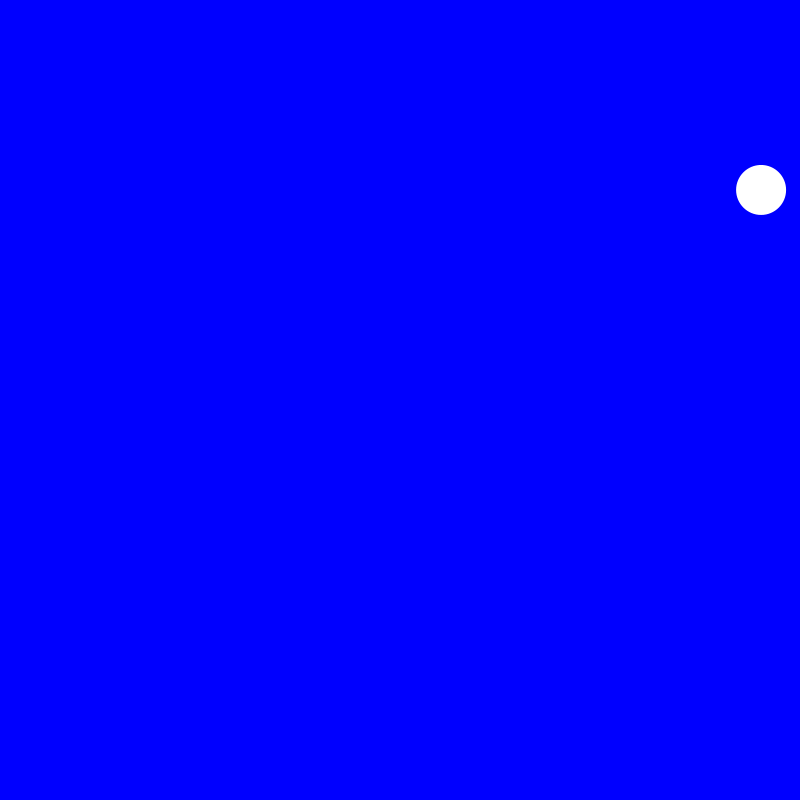
Frame 1 (no input)
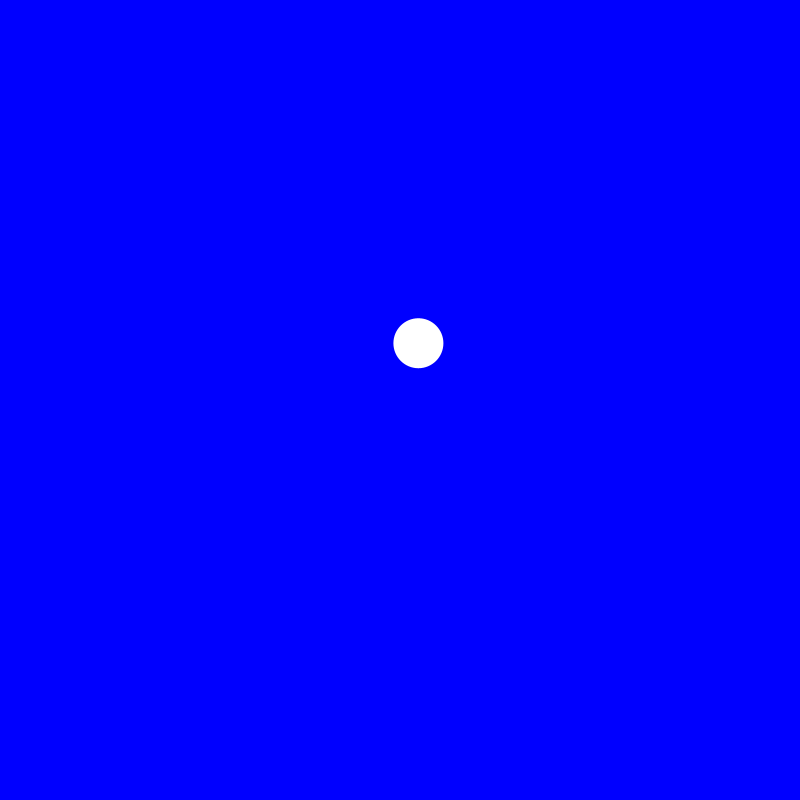
Frame 60 (the mouse pressed at the canvas centre just before this capture)
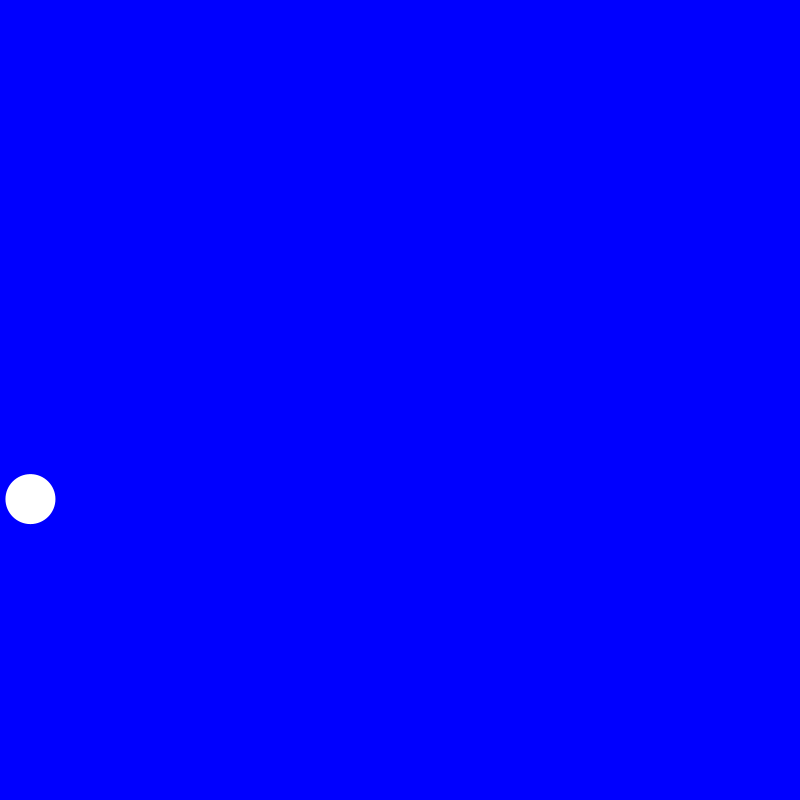
Frame 120 (the mouse held since frame 60 and released just before this capture)

The Processing sketch that drew these frames (run headless with seeded random() and noise(); from frame 60 on, the mouse is pressed at the canvas centre):

// Processing sketch: P03LM_02_Bounce_02
// ── P03LM_02_Bounce_02.pde
float posX,posY;
float diam = 50;
float Xdir = random(10);
float Ydir = random(10);

void setup() {
  size(800, 800);
  background(0, 0, 255);
  smooth();
  posX = random(width);
  posY = random(height);
}

void draw() {
  background(0, 0, 255);
  noStroke();
  fill(255);
  ellipse(posX, posY, diam, diam);
  posX = posX + Xdir;
  posY = posY + Ydir;

  if ((posX+diam/2)>width || (posX-diam/2)<0) {
    Xdir = Xdir * -1;
  }
  
  if ((posY+diam/2)>height || (posY-diam/2)<0) {
    Ydir = Ydir * -1;
  }
}
